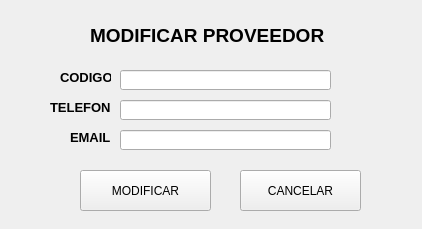
<?xml version="1.0" encoding="UTF-8"?>
<ui version="4.0">
 <class>ModificarProvWindow</class>
 <widget class="QWidget" name="ModificarProvWindow">
  <property name="geometry">
   <rect>
    <x>0</x>
    <y>0</y>
    <width>422</width>
    <height>229</height>
   </rect>
  </property>
  <property name="windowTitle">
   <string>Modificar Producto</string>
  </property>
  <property name="windowIcon">
   <iconset>
    <normaloff>../icons/bxs-notepad.svg</normaloff>../icons/bxs-notepad.svg</iconset>
  </property>
  <widget class="QLabel" name="lb_tel_mod_prov">
   <property name="geometry">
    <rect>
     <x>50</x>
     <y>100</y>
     <width>61</width>
     <height>16</height>
    </rect>
   </property>
   <property name="text">
    <string>&lt;html&gt;&lt;head/&gt;&lt;body&gt;&lt;p&gt;&lt;span style=&quot; font-size:10pt; font-weight:600;&quot;&gt;TELEFONO&lt;/span&gt;&lt;/p&gt;&lt;/body&gt;&lt;/html&gt;</string>
   </property>
  </widget>
  <widget class="QLineEdit" name="le_cod_mod_prov">
   <property name="geometry">
    <rect>
     <x>120</x>
     <y>70</y>
     <width>211</width>
     <height>20</height>
    </rect>
   </property>
   <property name="styleSheet">
    <string notr="true">font: 10pt &quot;MS Shell Dlg 2&quot;;</string>
   </property>
  </widget>
  <widget class="QLabel" name="lb_title_mod_prov">
   <property name="geometry">
    <rect>
     <x>90</x>
     <y>20</y>
     <width>251</width>
     <height>31</height>
    </rect>
   </property>
   <property name="text">
    <string>&lt;html&gt;&lt;head/&gt;&lt;body&gt;&lt;p&gt;&lt;span style=&quot; font-size:14pt; font-weight:600;&quot;&gt;MODIFICAR PROVEEDOR&lt;/span&gt;&lt;/p&gt;&lt;/body&gt;&lt;/html&gt;</string>
   </property>
  </widget>
  <widget class="QLabel" name="lb_email_mod_prov">
   <property name="geometry">
    <rect>
     <x>70</x>
     <y>130</y>
     <width>41</width>
     <height>16</height>
    </rect>
   </property>
   <property name="text">
    <string>&lt;html&gt;&lt;head/&gt;&lt;body&gt;&lt;p&gt;&lt;span style=&quot; font-size:10pt; font-weight:600;&quot;&gt;EMAIL&lt;/span&gt;&lt;/p&gt;&lt;/body&gt;&lt;/html&gt;</string>
   </property>
  </widget>
  <widget class="QLineEdit" name="le_email_mod_prov">
   <property name="geometry">
    <rect>
     <x>120</x>
     <y>130</y>
     <width>211</width>
     <height>20</height>
    </rect>
   </property>
   <property name="styleSheet">
    <string notr="true">font: 10pt &quot;MS Shell Dlg 2&quot;;</string>
   </property>
  </widget>
  <widget class="QPushButton" name="button_modificar_prov">
   <property name="geometry">
    <rect>
     <x>80</x>
     <y>170</y>
     <width>131</width>
     <height>41</height>
    </rect>
   </property>
   <property name="styleSheet">
    <string notr="true">font: 75 11pt &quot;MS Shell Dlg 2&quot;;</string>
   </property>
   <property name="text">
    <string>MODIFICAR</string>
   </property>
   <property name="icon">
    <iconset>
     <normaloff>../icons/bx-check.svg</normaloff>../icons/bx-check.svg</iconset>
   </property>
   <property name="iconSize">
    <size>
     <width>30</width>
     <height>30</height>
    </size>
   </property>
  </widget>
  <widget class="QLabel" name="lb_cod_mod_prov">
   <property name="geometry">
    <rect>
     <x>60</x>
     <y>70</y>
     <width>51</width>
     <height>16</height>
    </rect>
   </property>
   <property name="text">
    <string>&lt;html&gt;&lt;head/&gt;&lt;body&gt;&lt;p&gt;&lt;span style=&quot; font-size:10pt; font-weight:600;&quot;&gt;CODIGO&lt;/span&gt;&lt;/p&gt;&lt;/body&gt;&lt;/html&gt;</string>
   </property>
  </widget>
  <widget class="QPushButton" name="button_cancelar_mod_prov">
   <property name="geometry">
    <rect>
     <x>240</x>
     <y>170</y>
     <width>121</width>
     <height>41</height>
    </rect>
   </property>
   <property name="styleSheet">
    <string notr="true">font: 75 11pt &quot;MS Shell Dlg 2&quot;;</string>
   </property>
   <property name="text">
    <string>CANCELAR</string>
   </property>
   <property name="icon">
    <iconset>
     <normaloff>../icons/bxs-message-square-x.svg</normaloff>../icons/bxs-message-square-x.svg</iconset>
   </property>
   <property name="iconSize">
    <size>
     <width>30</width>
     <height>30</height>
    </size>
   </property>
  </widget>
  <widget class="QLineEdit" name="le_tel_mod_prov">
   <property name="geometry">
    <rect>
     <x>120</x>
     <y>100</y>
     <width>211</width>
     <height>20</height>
    </rect>
   </property>
   <property name="styleSheet">
    <string notr="true">font: 10pt &quot;MS Shell Dlg 2&quot;;</string>
   </property>
  </widget>
 </widget>
 <resources/>
 <connections/>
</ui>
